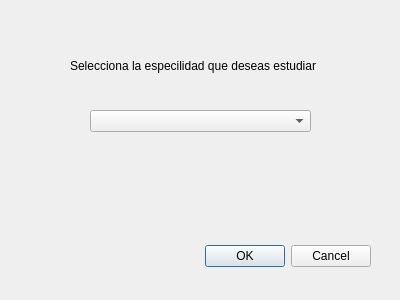
<?xml version="1.0" encoding="UTF-8"?>
<ui version="4.0">
 <class>Dialog</class>
 <widget class="QDialog" name="Dialog">
  <property name="geometry">
   <rect>
    <x>0</x>
    <y>0</y>
    <width>400</width>
    <height>300</height>
   </rect>
  </property>
  <property name="windowTitle">
   <string>Dialog</string>
  </property>
  <widget class="QDialogButtonBox" name="buttonBox">
   <property name="geometry">
    <rect>
     <x>30</x>
     <y>240</y>
     <width>341</width>
     <height>32</height>
    </rect>
   </property>
   <property name="orientation">
    <enum>Qt::Horizontal</enum>
   </property>
   <property name="standardButtons">
    <set>QDialogButtonBox::Cancel|QDialogButtonBox::Ok</set>
   </property>
  </widget>
  <widget class="QLabel" name="selecciona">
   <property name="geometry">
    <rect>
     <x>70</x>
     <y>40</y>
     <width>281</width>
     <height>51</height>
    </rect>
   </property>
   <property name="text">
    <string>Selecciona la especilidad que deseas estudiar </string>
   </property>
  </widget>
  <widget class="QComboBox" name="especiali">
   <property name="geometry">
    <rect>
     <x>90</x>
     <y>110</y>
     <width>221</width>
     <height>22</height>
    </rect>
   </property>
   <item>
    <property name="text">
     <string/>
    </property>
   </item>
  </widget>
 </widget>
 <resources/>
 <connections>
  <connection>
   <sender>buttonBox</sender>
   <signal>accepted()</signal>
   <receiver>Dialog</receiver>
   <slot>accept()</slot>
   <hints>
    <hint type="sourcelabel">
     <x>248</x>
     <y>254</y>
    </hint>
    <hint type="destinationlabel">
     <x>157</x>
     <y>274</y>
    </hint>
   </hints>
  </connection>
  <connection>
   <sender>buttonBox</sender>
   <signal>rejected()</signal>
   <receiver>Dialog</receiver>
   <slot>reject()</slot>
   <hints>
    <hint type="sourcelabel">
     <x>316</x>
     <y>260</y>
    </hint>
    <hint type="destinationlabel">
     <x>286</x>
     <y>274</y>
    </hint>
   </hints>
  </connection>
 </connections>
</ui>
